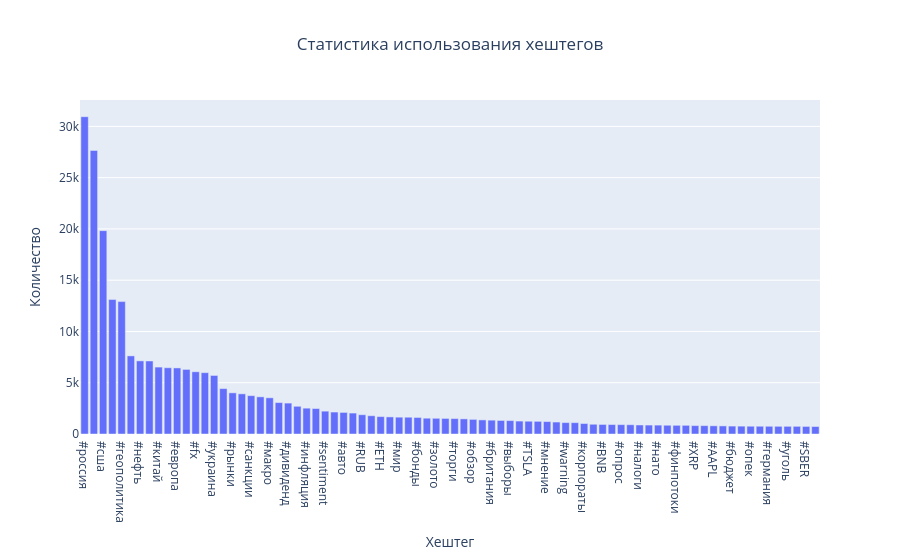

Notebook cell for this chart:
### Code cell
# Построение графика
count_bar = 80                                                                      
# Инициализация полотна
fig_col = go.Figure(data=go.Bar(x=list(dict_tags.keys())[:count_bar],
                                y=list(dict_tags.values())[:count_bar]))
# Размер полотна
fig_col.update_layout(autosize = True)
# Заголовок диаграммы
fig_col.update_layout(title=f"Статистика использования хештегов",
                        title_x=0.5, # Расположение посередине
                        xaxis_title='Хештег', # Подпись Х
                        yaxis_title='Количество') # Подпись Y
# fig_col.show('png')
fig_col.show()

### Figure 1 — Plotly figure (JSON) as saved in the notebook; plotly's stock layout.template omitted (floating-point values rounded to 4 significant figures)
{"data": [{"type": "bar", "x": ["#россия", "#крипто", "#сша", "#отчетность", "#геополитика", "#BTC", "#нефть", "#акции", "#китай", "#дкп", "#европа", "#экономика", "#fx", "#прогноз", "#украина", "#иран", "#рынки", "#cot", "#санкции", "#event", "#макро", "#газ", "#дивиденд", "#ии", "#инфляция", "#today", "#sentiment", "#спикеры", "#авто", "#банки", "#RUB", "#недвижимость", "#ETH", "#ipo", "#мир", "#пошлины", "#бонды", "#биржи", "#золото", "#индия", "#торги", "#регулирование", "#обзор", "#трамп", "#британия", "#япония", "#выборы", "#etf", "#TSLA", "#торговыевойны", "#мнение", "#спг", "#warning", "#GAZP", "#корпораты", "#бизнес", "#BNB", "#стейблкоины", "#опрос", "#авиа", "#налоги", "#офз", "#нато", "#техи", "#финпотоки", "#суд", "#XRP", "#листинг", "#AAPL", "#торговля", "#бюджет", "#NVDA", "#опек", "#VTBR", "#германия", "#ормуз", "#уголь", "#наблюдение", "#SBER", "#цб"], "y": [30945, 27656, 19830, 13111, 12912, 7618, 7131, 7120, 6526, 6462, 6444, 6298, 6069, 5980, 5710, 4427, 4015, 3917, 3739, 3624, 3530, 3065, 3015, 2702, 2520, 2481, 2228, 2142, 2105, 2041, 1879, 1781, 1698, 1667, 1640, 1636, 1612, 1541, 1531, 1518, 1503, 1475, 1425, 1374, 1350, 1321, 1307, 1260, 1245, 1235, 1210, 1165, 1112, 1106, 1022, 950, 932, 921, 914, 903, 879, 871, 866, 854, 847, 846, 818, 815, 799, 789, 771, 767, 759, 757, 753, 749, 749, 748, 738, 731]}], "layout": {"autosize": true, "title": {"text": "Статистика использования хештегов", "x": 0.5}, "xaxis": {"title": {"text": "Хештег"}}, "yaxis": {"title": {"text": "Количество"}}}}
